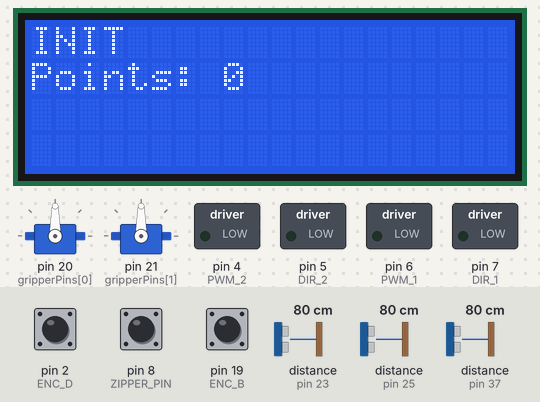
Bench run of a sketch on a simulated Arduino Mega 2560, built with avr-gcc and run on an emulated ATmega2560. Parts: 2 × servo, 20×4 character LCD, switched loads named in the sketch (green lamp = pin HIGH). The inputs (shaded band) are chosen by the test bench; at power-on: pin 8 (ZIPPER_PIN) HIGH, distance to the obstacle (sensors on pin 23, pin 37, pin 25) 80 cm, pin 2 (ENC_D) HIGH, pin 19 (ENC_B) HIGH. The echo pulse lasts 58.3 µs per cm; pins used as bus, display or sensor lines are not drawn; what the sketch prints to the serial monitor is not drawn.

Above: at 1.2 s.
1.3 s: pin 8 (ZIPPER_PIN) pulled LOW for 0.3 s
At 1.8 s:
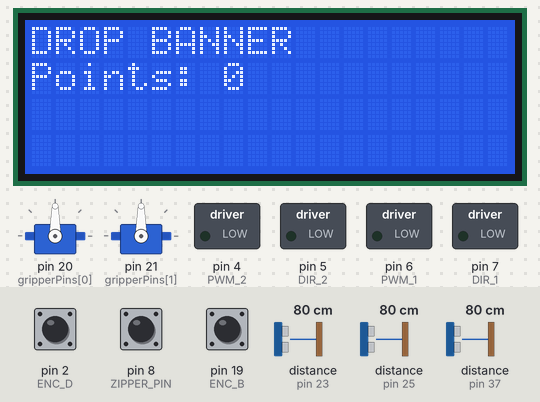
4.0 s: distance to the obstacle (sensor on pin 23) set to 10 cm
6.0 s: distance to the obstacle (sensor on pin 23) set to 7 cm
At 6.6 s:
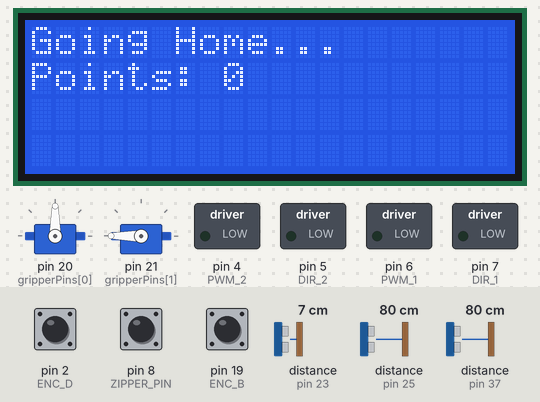
7.5 s: distance to the obstacle (sensor on pin 23) set to 18 cm
At 8.8 s:
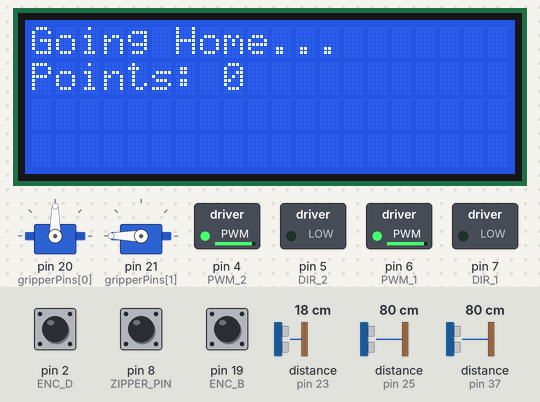
12.7 s: distance to the obstacle (sensor on pin 37) set to 10 cm
14.2 s: distance to the obstacle (sensor on pin 37) set to 7 cm
At 14.7 s:
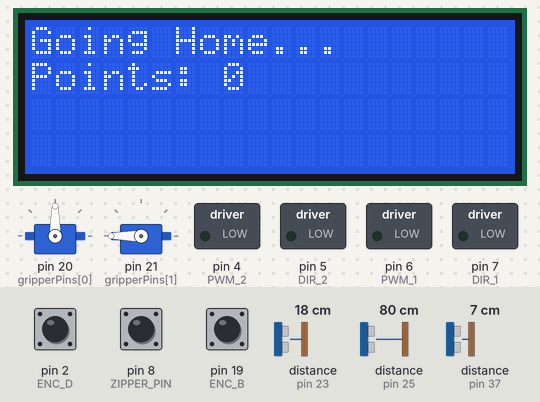
Timing chart, 0 to 16.8 s (numbered marks = the images above; inputs shaded):
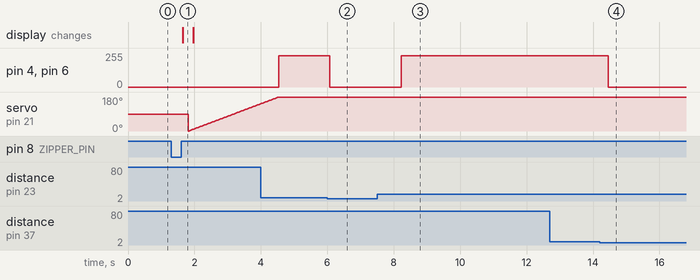

Measured:
- the behaviour switches between 9 and 8 cm on distance to the obstacle (sensor on pin 23) (found by bisection; images 1 and 2)
- the behaviour switches between 9 and 8 cm on distance to the obstacle (sensor on pin 37) (found by bisection; images 3 and 4)
- after the input at 1.3 s, the display: changes after 0.35 s (image 1)
- after the input at 6.0 s, pin 4 (PWM_2), pin 6 (PWM_1): 235/255 → 0/255 after 0.08 s
- after the input at 7.5 s, pin 4 (PWM_2), pin 6 (PWM_1): 0/255 → 235/255 after 0.73 s
- after the input at 12.7 s, every drawn part: stays the same
- after the input at 14.2 s, pin 4 (PWM_2), pin 6 (PWM_1): 235/255 → 0/255 after 0.26 s

The sketch:

big-robot.ino
```cpp
#ifdef UNIT_TEST
    #include "ArduinoFake.h"
#else
    #include "Arduino.h"
#endif

#include "FSM.h"
#include "ServoEasing.hpp"

FSM fsm;

void setup() {
    Serial.begin(9600);
    fsm.init();
}

void loop() {
    fsm.run();
    delay(100);
}
```

Encoders.cpp
```cpp
#include <Arduino.h>
#include "Encoders.h"

#define ENC_A 18
#define ENC_B 19
#define ENC_C 3
#define ENC_D 2

volatile long encoder_pos_left = 0;
volatile long encoder_pos_right = 0;

void initEncoders() {
    pinMode(ENC_A, INPUT);
    pinMode(ENC_B, INPUT);
    pinMode(ENC_C, INPUT);
    pinMode(ENC_D, INPUT);

    attachInterrupt(digitalPinToInterrupt(ENC_B), encoderLeft, RISING);
    attachInterrupt(digitalPinToInterrupt(ENC_D), encoderRight, RISING);
}

void encoderLeft() {
    if (digitalRead(ENC_A) == HIGH) encoder_pos_left++;
    else encoder_pos_left--;
}

void encoderRight() {
    if (digitalRead(ENC_C) == HIGH) encoder_pos_right++;
    else encoder_pos_right--;
}

void resetEncoders() {
    encoder_pos_left = 0;
    encoder_pos_right = 0;
}

long getEncoderLeft() {
    return encoder_pos_left;
}

long getEncoderRight() {
    return encoder_pos_right;
}
```

Encoders.h
```cpp
#ifndef ENCODERS_H
#define ENCODERS_H

void initEncoders();
void resetEncoders();
long getEncoderLeft();
long getEncoderRight();
void encoderLeft();
void encoderRight();

extern volatile long encoder_pos_left;
extern volatile long encoder_pos_right;

#endif
```

FSM.cpp
```cpp
#include "FSM.h"

FSM::FSM() : state(INIT), startTime(0), obstacle_treshold(8), isYellow(false),
             isMovingBackward(false), zipperPulled(false), ultrasonicEnabled(true) {
    lcd = new LCD();
}

FSM::~FSM() {
    delete lcd;
}

void FSM::init() {
    pinMode(ZIPPER_PIN, INPUT_PULLUP);
    initMotors();
    initEncoders();
    initUltrasonic();
    initServomotors();
    lcd->init();
}

void FSM::run() {
    handleState();
}

bool FSM::isObstacleDetected() {
    if (!ultrasonicEnabled) return false;

    if (!isMovingBackward) {
        for (int i = FRONT_SENSORS_START; i < FRONT_SENSORS_START + NUM_FRONT_SENSORS; i++) {
            float distance = readDistance(i);
            Serial.print("Front sensor ");
            Serial.print(i);
            Serial.print(" distance: ");
            Serial.println(distance);
            if (distance > 0 && distance <= obstacle_treshold) {
                Serial.println("Front obstacle detected!");
                return true;
            }
        }
    }

    if (isMovingBackward) {
        for (int i = BACK_SENSORS_START; i < BACK_SENSORS_START + NUM_BACK_SENSORS; i++) {
            float distance = readDistance(i);
            Serial.print("Back sensor ");
            Serial.print(i);
            Serial.print(" distance: ");
            Serial.println(distance);
            if (distance > 0 && distance <= obstacle_treshold) {
                Serial.println("Back obstacle detected!");
                return true;
            }
        }
    }

    return false;
}

void FSM::handleState() {
    unsigned long currentTime = millis();
    const unsigned long timeOutDelay = 92000;
    static bool goHomeWaitingForTimeout = false;
    static int goHomeStep = 0;
    static bool goHomeMotionStarted = false;
    static unsigned long pauseStartTime = 0;

    switch (state) {
        case INIT:
            Serial.println("State: INIT");
            lcd->printLine(0, "INIT");
            lcd->printLine(1, "Points: 0");

            if (digitalRead(ZIPPER_PIN) == LOW) {
                Serial.println("Tirette tirée ! Passage à DROP_BANNER");
                zipperPulled = true;
                if (startTime == 0) startTime = millis();
                state = DROP_BANNER;
                delay(100);
            } else {
                // Anti-spam delay
                delay(100);
            }

            // Stop the robot
            if (previousState == GO_HOME) {
                break;
            }
            break;

        case DROP_BANNER:
            Serial.println("State: DROP BANNER");
            lcd->printLine(0, "DROP BANNER");
            lcd->printLine(1, "Points: 0");
            state = GO_HOME;
            break;

        case GO_HOME:
            Serial.println("State: GO_HOME");

            // Start motion only once per step
            if (!goHomeMotionStarted) {
                switch (goHomeStep) {
                    case 0:
                        lcd->printLine(0, "Going Home...");
                        lcd->printLine(1, "Points: 0");
                        if (isYellow) {
                            openGripper(0);
                            ultrasonicEnabled = false;
                            startGoStraight(30);
                        } else {
                            openGripper(1);
                            startGoStraight(-30);
                        }
                        break;
                    case 1:
                        if (isYellow) {
                            openGripper(1);
                            ultrasonicEnabled = false;
                            startGoStraight(-30);
                        } else {
                            openGripper(0);
                            startGoStraight(20);
                        }
                        break;
                    case 2:
                        if (isYellow) {
                            startSmoothRotate(45, 0);
                        } else {
                            startSmoothRotate(90, 0);
                        }
                        break;
                    case 3:
                        if (isYellow) {
                            startGoStraight(112);
                        } else {
                            startGoStraight(11);
                        }
                        break;
                    case 4:
                        if (isYellow) {
                            startSmoothRotate(45,0);
                        } else {
                            startSmoothRotate(90, 0);
                        }
                        break;
                    case 5:
                        if (isYellow) {
                            if (!goHomeWaitingForTimeout) {
                                if (currentTime - startTime >= timeOutDelay) {
                                    startGoStraight(40);
                                    lcd->printLine(1, "Points: 10");
                                    goHomeWaitingForTimeout = true;
                                } else {
                                    return;
                                }
                            }
                        } else {
                            startGoStraight(55);
                        }
                        break;
                    case 6:
                        if (!isYellow) {
                            startSmoothRotate(90, 1);
                        }
                        break;
                    case 7:
                        if (!isYellow) {
                            startGoStraight(62);
                        }
                        break;
                    case 8:
                        if (!isYellow) {
                            if (!goHomeWaitingForTimeout) {
                                if (currentTime - startTime >= timeOutDelay) {
                                    startGoStraight(30);
                                    lcd->printLine(1, "Points: 10");
                                    goHomeWaitingForTimeout = true;
                                } else {
                                    return;
                                }
                            }
                        }
                        break;
                    case 9:
                        Serial.println("GO_HOME finished. Returning to INIT.");
                        goHomeStep = 0;
                        goHomeMotionStarted = false;
                        previousState = state;
                        state = INIT;
                        break;
                }
                goHomeMotionStarted = true;
            }

            updateMotion();

            if (isObstacleDetected()) {
                Serial.println("Obstacle detected during GO_HOME step. Pausing.");
                stopMotors();
                resetPIDVariables();
                previousState = GO_HOME;
                state = PAUSE;
                pauseStartTime = millis();
                return;
            }

            if (isMotionComplete()) {
                ultrasonicEnabled = true;
                goHomeStep++;
                goHomeMotionStarted = false;
            }
            break;

        case PAUSE:
            Serial.println("State: PAUSE");
            stopMotors();
            if (currentTime - pauseStartTime >= 2000) {
                if (isObstacleDetected()) {
                    state = PAUSE;
                } else {
                    resumeMotion();
                    state = previousState;
                }
            }
            break;
    }
}
```

FSM.h
```cpp
#ifndef FSM_H
#define FSM_H

#define ZIPPER_PIN 8

#include <Arduino.h>
#include "Motors.h"
#include "Ultrasonic.h"
#include "LCD.h"
#include "Encoders.h"
#include "Motion.h"
#include "ServoControl.h"

enum RobotState {
    INIT,
    DROP_BANNER,
    GO_HOME,
    PAUSE,
};

class FSM {
public:
    FSM();
    ~FSM();
    void init();
    void run();

private:
    RobotState state;
    RobotState previousState;
    RobotState nextState;

    bool zipperPulled;

    unsigned long startTime;
    unsigned long obstacle_treshold;
    bool isYellow;

    bool isMoving;
    bool isMovingBackward;

    bool ultrasonicEnabled;

    LCD* lcd;

    bool isObstacleDetected();
    void handleState();
};

#endif
```

Motion.cpp
```cpp
#include <Arduino.h>
#include "Motors.h"
#include "Encoders.h"
#include "Motion.h"

// State tracking
static unsigned long prevT = 0;
static float eprevR = 0, eprevL = 0;
static float eintegralR = 0, eintegralL = 0;
static long targetLeft = 0, targetRight = 0;
static bool motionActive = false;
static MotionType currentMotion = MOTION_NONE;

static int pmax = 235;
static int pmin = 25;

static int neutralZone = 15;
static int neutralTimeout = 200;

static bool leftDone = false, rightDone = false;
static unsigned long neutralStartL = 0, neutralStartR = 0;

// For GO_HOME recovery
static float resumeTargetLeft = 0;
static float resumeTargetRight = 0;
static bool resumeRightWheelOnly = false;
static bool resumeSmoothRotate = false;

void startGoStraight(float distance_cm) {
    resetEncoders();
    resetPIDVariables();
    currentMotion = MOTION_STRAIGHT;
    targetLeft = distance_cm * 80.0;
    targetRight = distance_cm * 80.0;
    resumeTargetLeft = targetLeft;
    resumeTargetRight = targetRight;
    resumeSmoothRotate = false;
    motionActive = true;
}

void startRotate(long angle_deg) {
    resetEncoders();
    resetPIDVariables();
    currentMotion = MOTION_ROTATE;
    float ticks = angle_deg * 14.75;
    targetLeft = ticks;
    targetRight = -ticks;
    resumeTargetLeft = targetLeft;
    resumeTargetRight = targetRight;
    resumeSmoothRotate = false;
    motionActive = true;
}

void startSmoothRotate(long angle_deg, bool rightWheel) {
    resetEncoders();
    resetPIDVariables();
    currentMotion = MOTION_SMOOTH_ROTATE;
    float ticks = abs(angle_deg) * 29.5;
    if (rightWheel) {
        targetLeft = 0;
        targetRight = (angle_deg > 0 ? ticks : -ticks);
    } else {
        targetLeft = (angle_deg > 0 ? ticks : -ticks);
        targetRight = 0;
    }
    resumeTargetLeft = targetLeft;
    resumeTargetRight = targetRight;
    resumeRightWheelOnly = rightWheel;
    resumeSmoothRotate = true;
    motionActive = true;
}

void resumeMotion() {
    motionActive = true;
    if (resumeSmoothRotate) {
        currentMotion = MOTION_SMOOTH_ROTATE;
    } else if (resumeTargetLeft == resumeTargetRight) {
        currentMotion = MOTION_STRAIGHT;
    } else {
        currentMotion = MOTION_ROTATE;
    }
}

void updateMotion() {
    if (!motionActive) return;

    long currT = micros();
    float deltaT = (currT - prevT) / 1e6;
    prevT = currT;

    long posL = getEncoderLeft();
    long posR = getEncoderRight();

    long errL = targetLeft - posL;
    long errR = targetRight - posR;

    float dedtL = (errL - eprevL) / deltaT;
    float dedtR = (errR - eprevR) / deltaT;

    eintegralL += errL * deltaT;
    eintegralR += errR * deltaT;

    eintegralL = constrain(eintegralL, -300, 300);
    eintegralR = constrain(eintegralR, -300, 300);

    float kp = 1.0, ki = 0.07, kd = 0.0;

    float uL = kp * errL + ki * eintegralL + kd * dedtL;
    float uR = kp * errR + ki * eintegralR + kd * dedtR;

    int pwrL = constrain((int)fabs(uL), pmin, pmax);
    int pwrR = constrain((int)fabs(uR), pmin, pmax);

    int dirL = errL > 0 ? 1 : 0;
    int dirR = errR > 0 ? 1 : 0;

    // Neutral zone logic
    if (abs(errL) < neutralZone) {
        if (!leftDone) {
            if (neutralStartL == 0) neutralStartL = millis();
            if (millis() - neutralStartL > neutralTimeout) {
                pwrL = 0;
                dirL = 0;
                leftDone = true;
            }
        }
    } else {
        neutralStartL = 0;
        leftDone = false;
    }

    if (abs(errR) < neutralZone) {
        if (!rightDone) {
            if (neutralStartR == 0) neutralStartR = millis();
            if (millis() - neutralStartR > neutralTimeout) {
                pwrR = 0;
                dirR = 0;
                rightDone = true;
            }
        }
    } else {
        neutralStartR = 0;
        rightDone = false;
    }

    setMotor(dirL, pwrL, PWM_1, DIR_1);
    setMotor(dirR, pwrR, PWM_2, DIR_2);

    eprevL = errL;
    eprevR = errR;

    if (leftDone && rightDone) {
        stopMotors();
        motionActive = false;
        currentMotion = MOTION_NONE;
    }
}

void resetPIDVariables() {
    prevT = micros();
    eprevL = eprevR = 0;
    eintegralL = eintegralR = 0;
    leftDone = rightDone = false;
    neutralStartL = neutralStartR = 0;
}

bool isMotionComplete() {
    return !motionActive;
}

MotionType getCurrentMotionType() {
    return currentMotion;
}
```

Motion.h
```cpp
#ifndef MOTION_H
#define MOTION_H

enum MotionType {
    MOTION_NONE,
    MOTION_STRAIGHT,
    MOTION_ROTATE,
    MOTION_SMOOTH_ROTATE
};

void startGoStraight(float distance_cm);
void startRotate(long angle_deg);
void startSmoothRotate(long angle_deg, bool rightWheel);
void updateMotion();
bool isMotionComplete();
MotionType getCurrentMotionType();
void resumeMotion();
void resetPIDVariables();

#endif
```

Motors.cpp
```cpp
#include "Motors.h"
#include <Arduino.h>

void initMotors() {
    pinMode(PWM_1, OUTPUT);
    pinMode(DIR_1, OUTPUT);

    pinMode(PWM_2, OUTPUT);
    pinMode(DIR_2, OUTPUT);
}

void setMotor(int dir, int pwmVal, int pwm, int pinDir) {
    digitalWrite(pinDir, dir);
    analogWrite(pwm, pwmVal);
}

void moveForward(int speed) {
    digitalWrite(DIR_1, 1);
    digitalWrite(DIR_2, 1);
    analogWrite(PWM_1, speed);
    analogWrite(PWM_2, speed);
}

void moveBackward(int speed) {
    digitalWrite(DIR_1, 0);
    digitalWrite(DIR_2, 0);
    analogWrite(PWM_1, speed);
    analogWrite(PWM_2, speed);
}

void turnLeft(int speed) {
    digitalWrite(DIR_1, 0);
    digitalWrite(DIR_2, 1);
    analogWrite(PWM_1, speed);
    analogWrite(PWM_2, speed);
}

void turnRight(int speed) {
    digitalWrite(DIR_1, 1);
    digitalWrite(DIR_2, 0);
    analogWrite(PWM_1, speed);
    analogWrite(PWM_2, speed);
}

void stopMotors() {
    analogWrite(PWM_1, 0);
    analogWrite(PWM_2, 0);
}
```

Motors.h
```cpp
#ifndef MOTORS_H
#define MOTORS_H

#include <Arduino.h>

const int PWM_1 = 6;
const int DIR_1 = 7;
const int PWM_2 = 4;
const int DIR_2 = 5;

void initMotors();
void setMotor(int dir, int pwmVal, int pwm, int pinDir);
void moveForward(int speed);
void moveBackward(int speed);
void turnLeft(int speed);
void turnRight(int speed);
void stopMotors();

#endif
```

ServoControl.cpp
```cpp
#include "ServoControl.h"
#include <Arduino.h>

Servo grippers[NUM_GRIPPERS];

void initServomotors() {
    for (int i = 0; i < NUM_GRIPPERS; i++) {
        grippers[i].attach(gripperPins[i]);
    }
}

void openGripper(int index) {
    if (index < 0 || index >= NUM_GRIPPERS) return;

    for (int angle = 0; angle <= 180; angle++) {
        grippers[index].write(angle);
        delay(15);
    }
}

void closeGripper(int index) {
    if (index < 0 || index >= NUM_GRIPPERS) return;

    for (int angle = 180; angle >= 0; angle--) {
        grippers[index].write(angle);
        delay(15);
    }
}
```

ServoControl.h
```cpp
#ifndef SERVO_CONTROL_H
#define SERVO_CONTROL_H

#include <Servo.h>

#define NUM_GRIPPERS 2

const int gripperPins[NUM_GRIPPERS] = {20, 21};

void initServomotors();
void openGripper(int index);
void closeGripper(int index);

#endif
```

Ultrasonic.cpp
```cpp
#include "Ultrasonic.h"
#include <Arduino.h>

void initUltrasonic() {
    for (int i = 0; i < NUM_ULTRASONIC; i++) {
        pinMode(trigPins[i], OUTPUT);
        pinMode(echoPins[i], INPUT);
    }
}

float readDistance(int sensorIndex) {
    float duration, distance;

    int trigPin = trigPins[sensorIndex];
    int echoPin = echoPins[sensorIndex];

    digitalWrite(trigPin, LOW);
    delayMicroseconds(2);
    digitalWrite(trigPin, HIGH);
    delayMicroseconds(10);
    digitalWrite(trigPin, LOW);

    duration = pulseIn(echoPin, HIGH);
    distance = (duration * 0.0343) / 2;

    return distance;
}


bool isFrontObstacleDetected(float threshold) {
    for (int i = FRONT_SENSORS_START; i < FRONT_SENSORS_START + NUM_FRONT_SENSORS; i++) {
        float distance = readDistance(i);
        if (distance > 0 && distance <= threshold) {
            return true;
        }
    }
    return false;
}

bool isBackObstacleDetected(float threshold) {
    for (int i = BACK_SENSORS_START; i < BACK_SENSORS_START + NUM_BACK_SENSORS; i++) {
        float distance = readDistance(i);
        if (distance > 0 && distance <= threshold) {
            return true;
        }
    }
    return false;
}
```

Ultrasonic.h
```cpp
#ifndef ULTRASONIC_H
#define ULTRASONIC_H

#define NUM_ULTRASONIC 6
#define NUM_FRONT_SENSORS 3
#define NUM_BACK_SENSORS 3

#define FRONT_SENSORS_START 0
#define BACK_SENSORS_START 3

const int trigPins[NUM_ULTRASONIC] = {22, 24, 36, 28, 30, 32};
const int echoPins[NUM_ULTRASONIC] = {23, 25, 37, 29, 31, 33};

void initUltrasonic();
float readDistance(int sensorIndex);
bool isFrontObstacleDetected(float threshold);
bool isBackObstacleDetected(float threshold);

#endif
```

Source omitted: LCD.cpp (1552 bytes), LCD.h (552 bytes)
